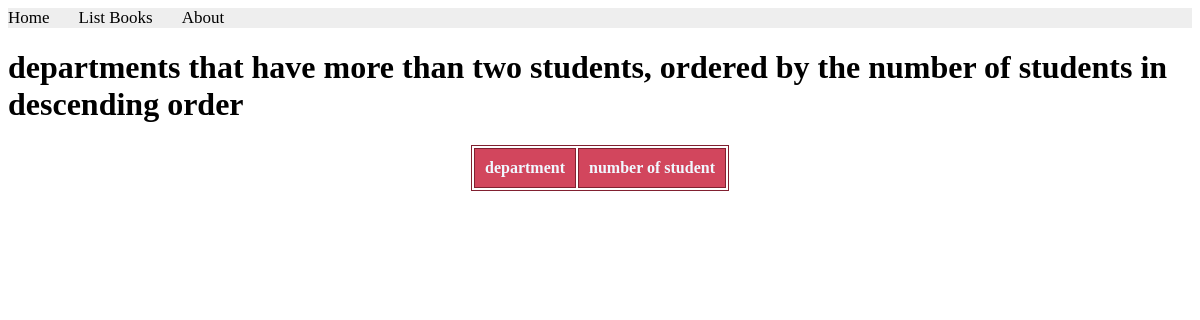
The app's page /books/lab9/task4, older data.
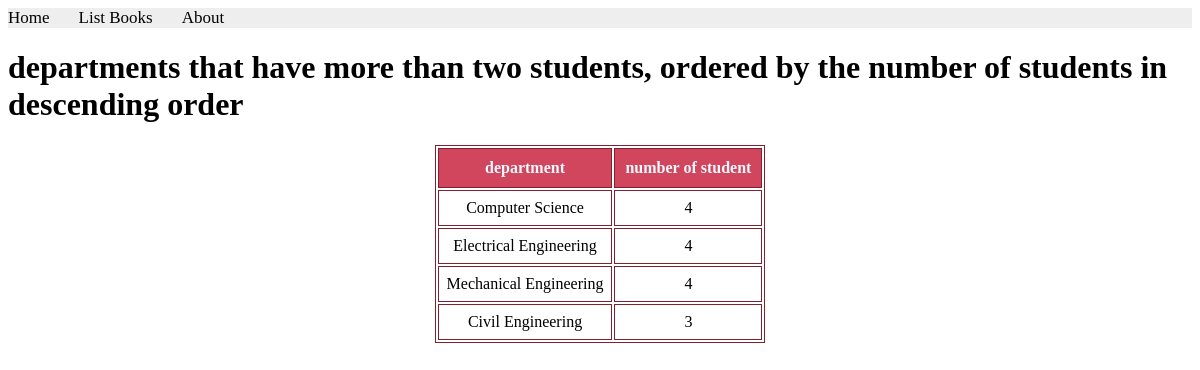
The same page, newer data.
### apps/bookmodule/models.py (models this page shows)
class department(models.Model):
     name = models.CharField(max_length = 50)

### apps/bookmodule/views.py (the view)
# urls.py: path('lab9/task4', views.task4 ),
def task4(request):
    departments = department.objects.annotate(student_count=Count('student')) \
                                    .filter(student_count__gt=2) \
                                    .order_by('-student_count')
    return render(request, 'bookmodules/departments_with_many_students.html', {'departments': departments})

### apps/templates/bookmodules/departments_with_many_students.html (shortened to what this page needs)
{% extends "layouts/base.html" %}
{% load static %}
{% block content %}
    <h1>departments that have more than two students, ordered by the number of students in descending order</h1>
    <table>
        <tr>
            <th>department</th>
            <th>number of student </th>
        </tr>
        {% for dept in departments %}
        <tr>
            <td>{{ dept.name }}</td>
            <td>{{ dept.student_count }}</td>
        </tr>
        {% endfor %}
    </table>
    {% endblock content %}

Row changes from the older to the newer data that the page shows:
added department: name "Computer Science", student_count "4"
added department: name "Electrical Engineering", student_count "4"
added department: name "Mechanical Engineering", student_count "4"
added department: name "Civil Engineering", student_count "3"
